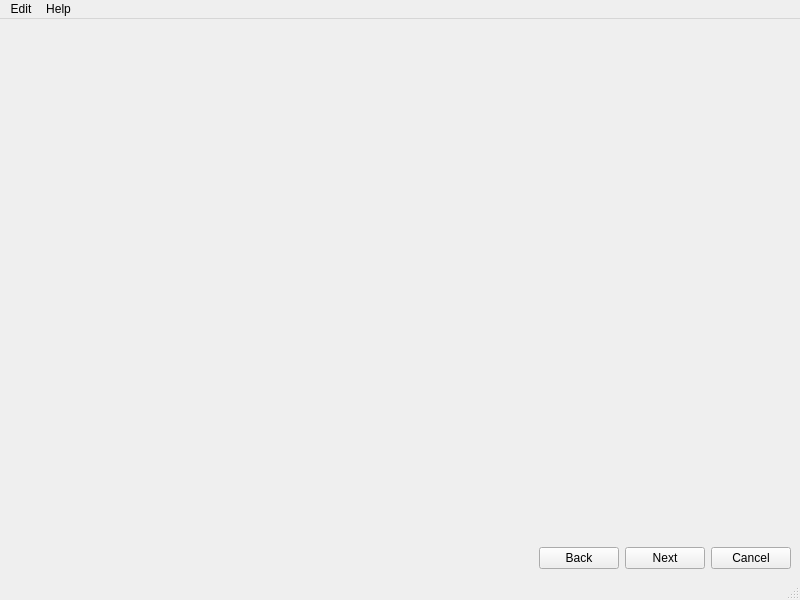
<?xml version="1.0" encoding="UTF-8"?>
<ui version="4.0">
 <class>MainWindow</class>
 <widget class="QMainWindow" name="MainWindow">
  <property name="geometry">
   <rect>
    <x>0</x>
    <y>0</y>
    <width>800</width>
    <height>600</height>
   </rect>
  </property>
  <property name="windowTitle">
   <string>Maya API Wizard</string>
  </property>
  <widget class="QWidget" name="centralwidget">
   <layout class="QVBoxLayout" name="verticalLayout">
    <item>
     <layout class="QHBoxLayout" name="lay_pageArea">
      <item>
       <spacer name="verticalSpacer">
        <property name="orientation">
         <enum>Qt::Vertical</enum>
        </property>
        <property name="sizeHint" stdset="0">
         <size>
          <width>20</width>
          <height>40</height>
         </size>
        </property>
       </spacer>
      </item>
     </layout>
    </item>
    <item>
     <layout class="QHBoxLayout" name="hrzLay_ctrlButtons">
      <item>
       <spacer name="horizontalSpacer">
        <property name="orientation">
         <enum>Qt::Horizontal</enum>
        </property>
        <property name="sizeHint" stdset="0">
         <size>
          <width>40</width>
          <height>20</height>
         </size>
        </property>
       </spacer>
      </item>
      <item>
       <widget class="QPushButton" name="btn_Back">
        <property name="text">
         <string>Back</string>
        </property>
        <property name="flat">
         <bool>false</bool>
        </property>
       </widget>
      </item>
      <item>
       <widget class="QPushButton" name="btn_Next">
        <property name="text">
         <string>Next</string>
        </property>
       </widget>
      </item>
      <item>
       <widget class="QPushButton" name="btn_Cancel">
        <property name="text">
         <string>Cancel</string>
        </property>
       </widget>
      </item>
     </layout>
    </item>
   </layout>
  </widget>
  <widget class="QStatusBar" name="statusbar"/>
  <widget class="QMenuBar" name="menuBar">
   <property name="geometry">
    <rect>
     <x>0</x>
     <y>0</y>
     <width>800</width>
     <height>25</height>
    </rect>
   </property>
   <widget class="QMenu" name="menuEdit">
    <property name="title">
     <string>Edit</string>
    </property>
    <addaction name="actionPreferences"/>
   </widget>
   <widget class="QMenu" name="menuHelp">
    <property name="title">
     <string>Help</string>
    </property>
    <addaction name="actionAbout_MayaAPIWizard"/>
   </widget>
   <addaction name="menuEdit"/>
   <addaction name="menuHelp"/>
  </widget>
  <action name="actionPreferences">
   <property name="text">
    <string>Preferences</string>
   </property>
   <property name="menuRole">
    <enum>QAction::PreferencesRole</enum>
   </property>
  </action>
  <action name="actionAbout_MayaAPIWizard">
   <property name="text">
    <string>About MayaAPIWizard</string>
   </property>
  </action>
 </widget>
 <resources/>
 <connections/>
</ui>
